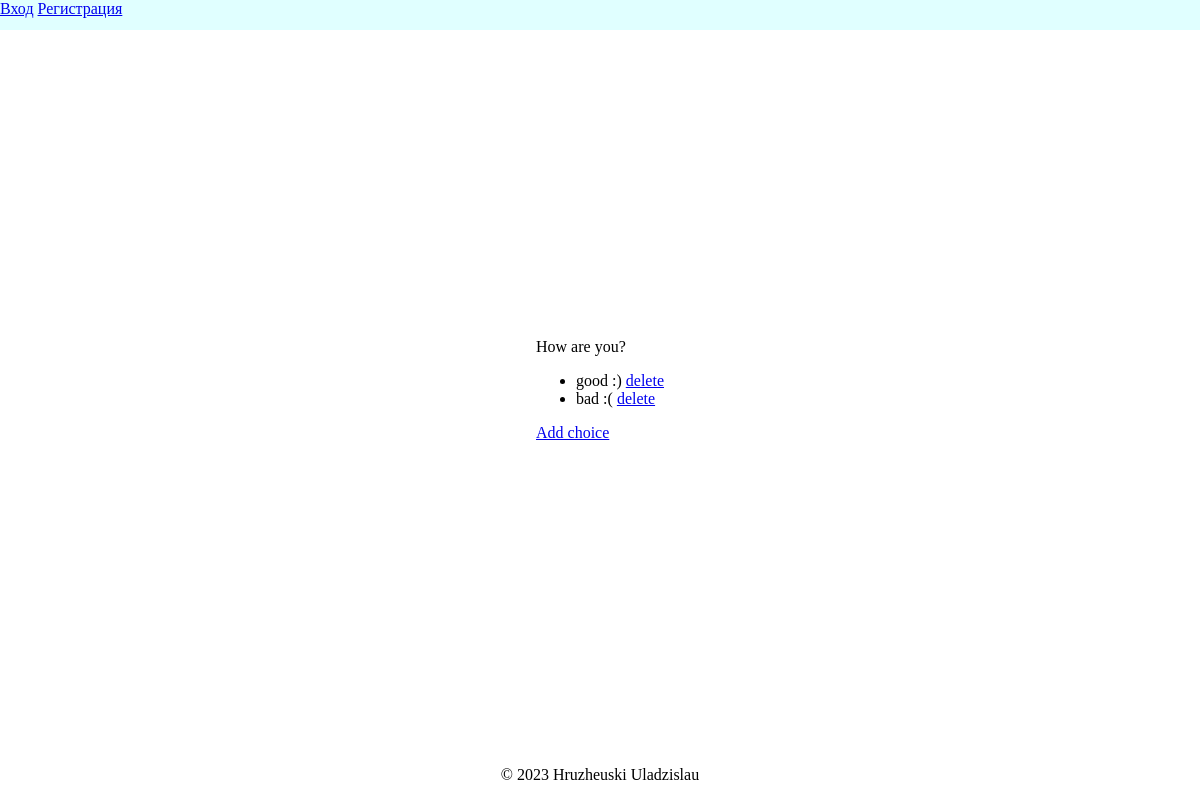
The app's page /question/1/what-is-your-name, older data.
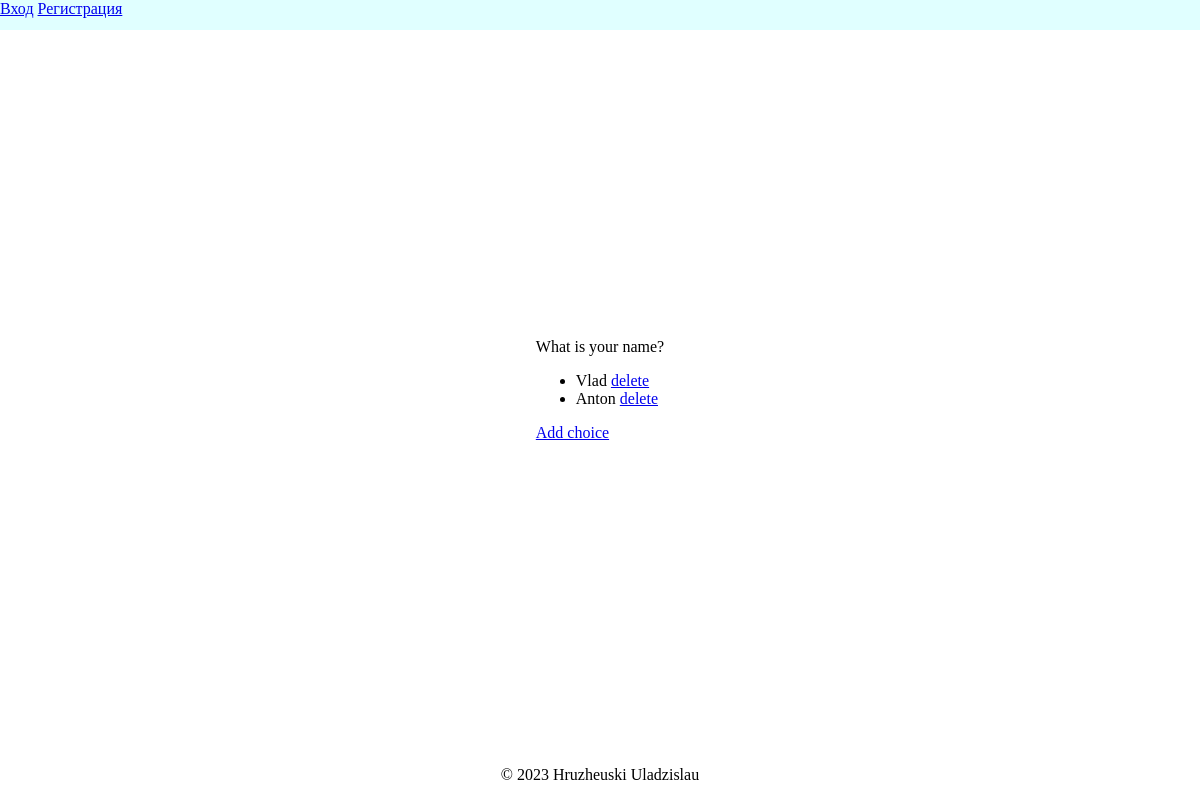
The same page, newer data.
### polls/models.py (models this page shows, shortened)
class Question(models.Model):
    question_text = models.CharField(max_length=200)
    creator = models.ForeignKey(User, on_delete=models.CASCADE)
    pub_date = models.DateTimeField(auto_now_add=True)
    slug = models.SlugField(unique=False, db_index=True, default=question_text)
    def __str__(self):
        return self.question_text

class Choice(models.Model):
    choice_text = models.CharField(max_length=100)
    question = models.ForeignKey(Question, on_delete=models.CASCADE)
    def __str__(self):
        return self.choice_text

### polls/views.py (the view)
# urls.py: path('question/<int:question_id>/<slug:question_slug>', show_question, name='show_question'),
def show_question(request, question_id, question_slug):
    question = get_object_or_404(Question, id=question_id)
    choices = question.choice_set.all()
    context = {
        'question': question,
        'choices': choices,
    }
    return render(request, 'polls/show_question.html', context)

### polls/templates/polls/show_question.html
{% extends "polls/base.html" %}
{% load crispy_forms_filters %}
{% block content %}
<div class="container">
    <div class="content-section">
        {{ question }}
        <ul>
            {% for choice in choices %}
                <li>
                    {{ choice }}
                    <a href="{% url 'delete_choice' choice.id%}">delete</a>
                </li>
            {% endfor %}
        </ul>
        <a href="{% url 'create_choice' question.id %}">Add choice</a>
    </div>
</div>
{% endblock content %}

### polls/templates/polls/base.html (shortened to what this page needs)
{% load static %}
<!DOCTYPE html>
<html lang="en">
<head>
    <link type="text/css" href="{% static 'polls/css/style.css' %}" rel="stylesheet">
</head>
<body>
<header class="site-header">
    <nav>
        <div class="navbar-nav">
          {% if user.is_authenticated %}
            <a class="nav-item nav-link" href="{% url 'logout' %}">Выход</a>
            <a class="nav-item nav-link" href="{% url 'profile'  %}">Профиль</a>
          {% else %}
            <a class="nav-item nav-link" href="{% url 'login' %}">Вход</a>
            <a class="nav-item nav-link" href="{% url 'register' %}">Регистрация</a>
          {% endif %}
        </div>
    </nav>
</header>
{% block content %}{% endblock %}
<footer class="foot">
    <p>© 2023 Hruzheuski Uladzislau</p>
</footer>
</body>
</html>

### polls/static/polls/css/style.css (style rules this page uses)
html, body { height: 100%; width: 100%; }
body { min-height: 100vh; margin:0; display:flex; flex-direction:column; }
header { min-height:30px; background:lightcyan; }
footer { min-height:50px; bottom: 0; text-align: center; margin-top: auto; }
.container { height: 90%; display: flex; align-items: center; justify-content: center; }

Row changes from the older to the newer data that the page shows:
changed Question: question_text "How are you?" → "What is your name?"
changed Choice: choice_text "good :)" → "Vlad"
changed Choice: choice_text "bad :(" → "Anton"
